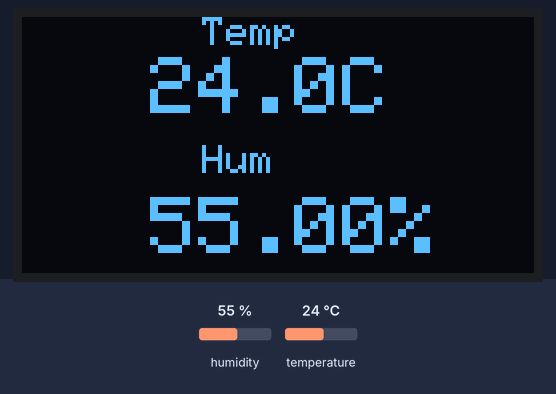
This sketch was run on a simulated Arduino Uno, built with avr-gcc and run on an emulated ATmega328P. Parts: 128×64 one-colour display. Inputs (shaded band) come from the test bench; at power-on: humidity 55 %, temperature 24 °C.

Above: at 1.2 s.
1.3 s: humidity set to 22 %
At 3.3 s:
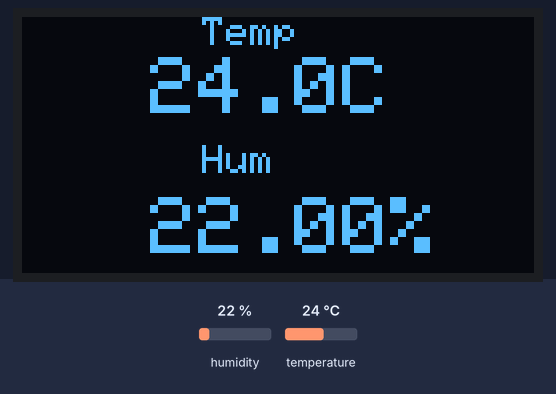
4.0 s: temperature set to 12 °C
At 5.2 s:
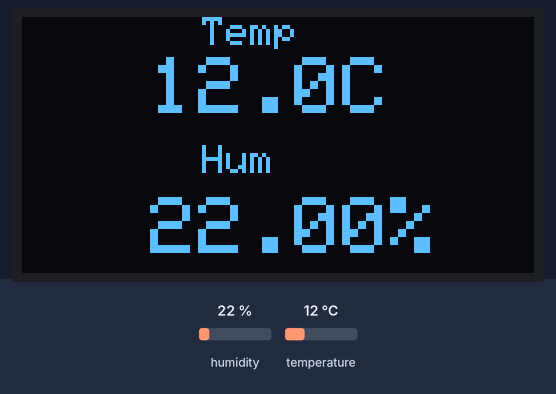
6.7 s: humidity set to 40 %
At 8.9 s:
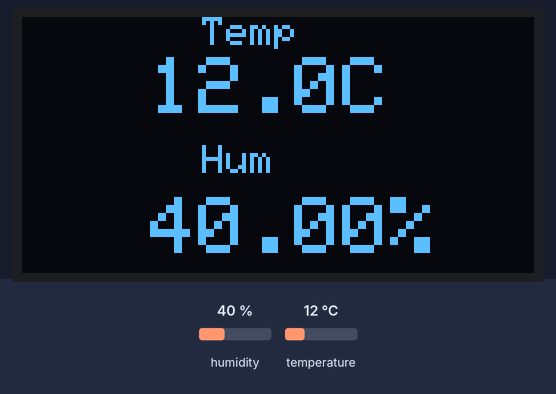
9.7 s: temperature set to 19 °C
At 10.7 s:
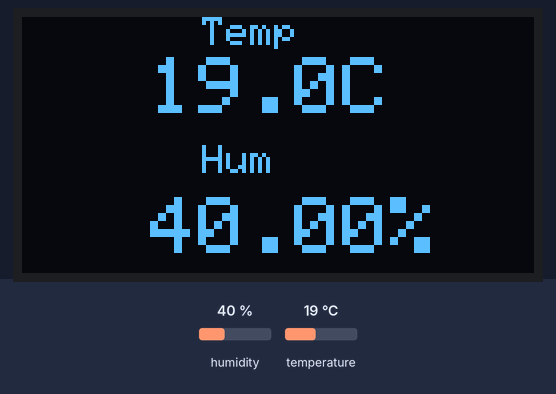
Timing chart, 0 to 12.7 s (numbered marks = the images above; inputs shaded):
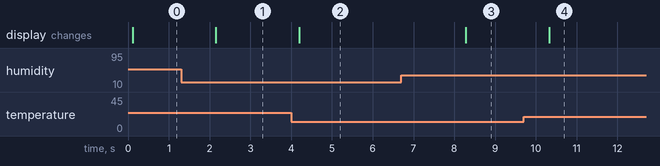

The sketch:

DHT_SSD1306.lnk.ino
```cpp
/*-------------------------------------------
 * DHT-Sensor with Arduino Uno and SSD 1306 -> A way to measure temperature and huminity
 * Credits: Diogo Vilhena
 * https://github.com/VilhenaChen
 * DISCLAIMER:
 *   Free to use, but please leave a coment on your code to where you pick up the code thank you
 *-------------------------------------------
 */

#include <DHT.h>
#include <Wire.h>
#include <Adafruit_GFX.h>
#include <Adafruit_SSD1306.h>

// OLED SSD1306
#define SCREEN_WIDTH 128 // OLED display width, in pixels
#define SCREEN_HEIGHT 64 // OLED display height, in pixels
// Declaration for an SSD1306 display connected to I2C (SDA, SCL pins)
#define OLED_RESET     -1 // Reset pin # (or -1 if sharing Arduino reset pin)
Adafruit_SSD1306 display(SCREEN_WIDTH, SCREEN_HEIGHT, &Wire, OLED_RESET);

//DHT11
#define dhtpin 2 //Data Pin where sensor is connect
#define dhttype DHT11
DHT dht(dhtpin, dhttype);


void setup() {
  // put your setup code here, to run once:
  Serial.begin(9600);
  display.begin(SSD1306_SWITCHCAPVCC, 0x3C); // Address 0x3C for 128x64
  display.fillScreen(0);
  display.display();
  dht.begin();

}

void loop() {
  // put your main code here, to run repeatedly:
  // temp = Temperature; hum = Humidity
  float temp = dht.readTemperature();
  float hum = dht.readHumidity();
  display.clearDisplay();
  //Inicalizing text
  display.setTextSize(1);
  display.setTextColor(WHITE);
  //Displaying the Temperature in Celsius
  display.setCursor(45,0);
  display.print("Temp");
  display.setTextSize(2);
  display.setCursor(32,10);
  display.print(temp,1);
  display.print("C");
  //Displaying the Humidity
  display.setTextSize(1);
  display.setCursor(45,32);
  display.print("Hum");
  display.setTextSize(2);
  display.setCursor(32,45);
  display.print(hum);
  display.print("%");
  display.display();

}
```

Measured:
- after the input at 1.3 s, the display: changes after 0.85 s (image 1)
- after the input at 4.0 s, the display: changes after 0.20 s (image 2)
- after the input at 6.7 s, the display: changes after 1.6 s (image 3)
- after the input at 9.7 s, the display: changes after 0.62 s (image 4)
